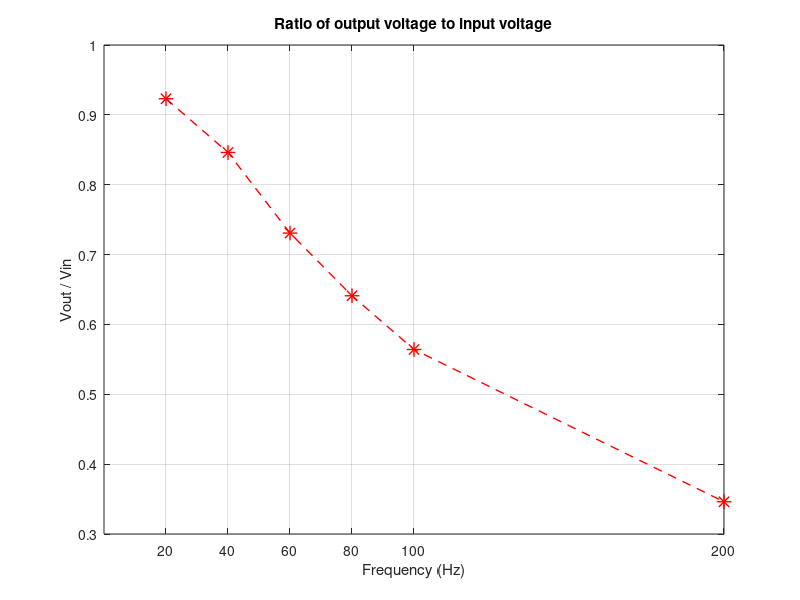
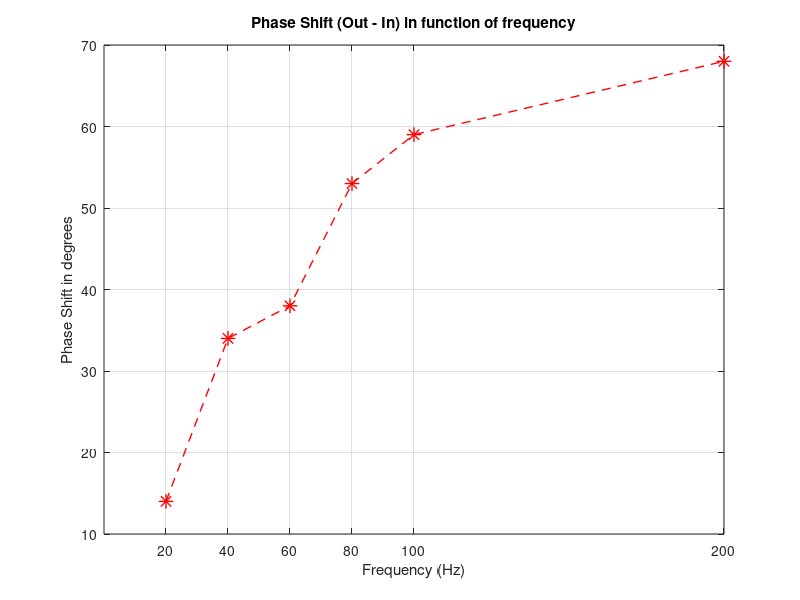

These charts were generated, in order, by the following MATLAB code:

fwant = 200;

Tsample = 0.0055e-3;
Twant = 1/fwant;
Twant_sample = Twant/120;
delayUs = (Twant_sample - Tsample)*1e6

%% Q6
FreqArray = [20, 40, 60, 80, 100, 200];
Vin = [3.12, 3.12, 3.12, 3.12, 3.12, 3.12];
Vout = [1.56, 1.56, 1.56, 1.56, 1.56, 1.56];
plot(FreqArray, Vout./Vin, 'r*--', 'linewidth', 1, 'Markersize', 10.5)
title('Ratio of output voltage to input voltage')
xticks([20 40 60 80 100 200]);
xlabel('Frequency (Hz)')
ylabel('Vout / Vin');
grid on

%% Q7
FreqArray = [20, 40, 60, 80, 100, 200];
Vin = [3.12, 3.12, 3.12, 3.12, 3.12, 3.12];
Vout = [2.88, 2.64, 2.28, 2, 1.76, 1.08];
PhaseShift = [14, 34,  38, 53, 59, 68];
figure(1)
plot(FreqArray, Vout./Vin, 'r*--', 'linewidth', 1, 'Markersize', 10.5)
title('Ratio of output voltage to input voltage')
xticks([20 40 60 80 100 200]);
xlabel('Frequency (Hz)')
ylabel('Vout / Vin');
grid on

figure(2)
plot(FreqArray, PhaseShift, 'r*--', 'linewidth', 1, 'Markersize', 10.5)
title('Phase Shift (Out - In) in function of frequency')
xlabel('Frequency (Hz)')
ylabel('Phase Shift in degrees');
xticks([20 40 60 80 100 200]);
grid on